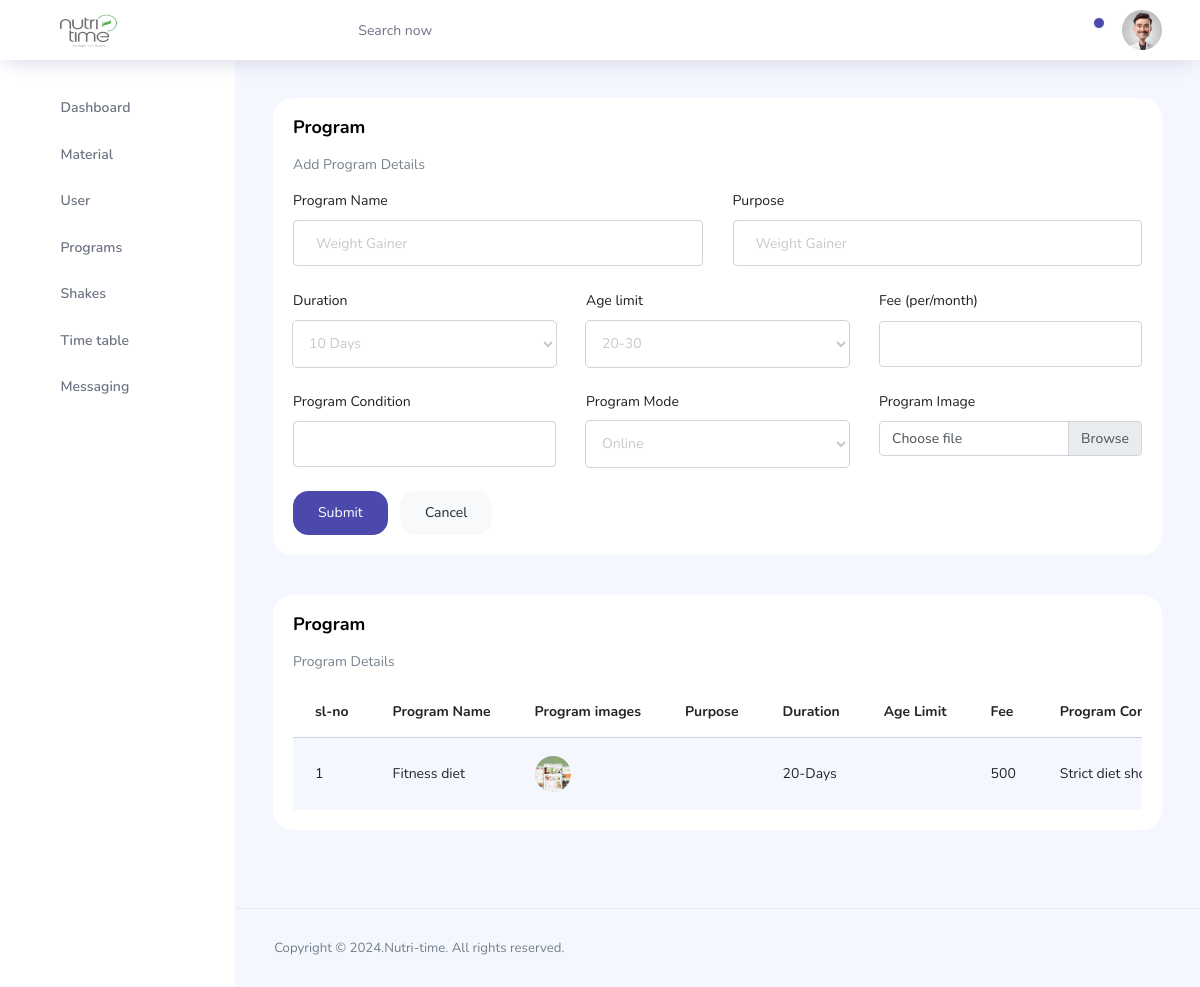
Page /Staff/pages/staff-program.php (signed in) on the earlier database version.
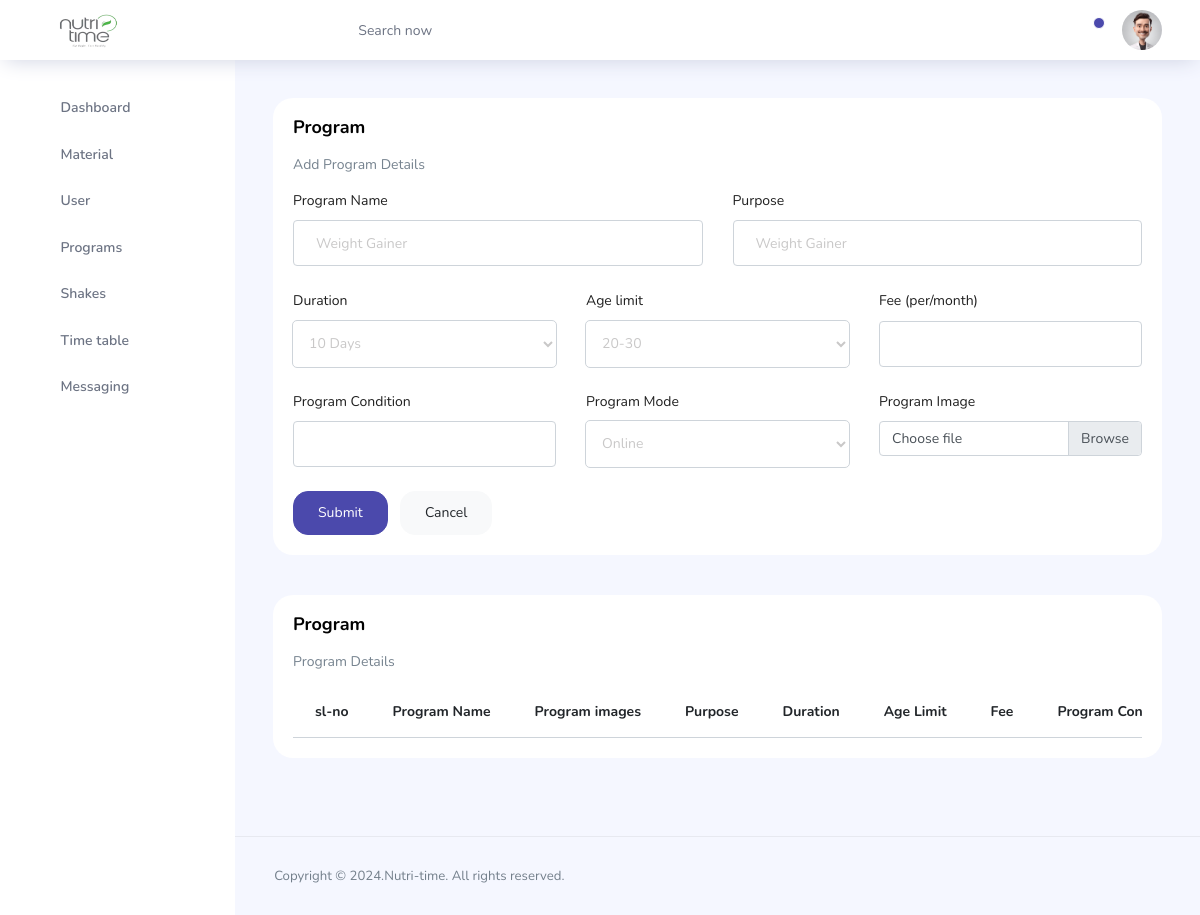
Same page on the later database version.
### tables this page shows
CREATE TABLE `program` (
  `program_id` int(11) NOT NULL,
  `program_name` varchar(50) NOT NULL,
  `program_img` varchar(50) NOT NULL,
  `program_duration` varchar(50) NOT NULL,
  `program_fee` int(20) NOT NULL,
  `program_condition` varchar(50) NOT NULL,
  `program_mode` varchar(50) NOT NULL
);

### Staff/pages/staff-program.php (the view, shortened to what the changed rows need)
<?php
 include './connect.php';
?>
<!DOCTYPE html>
<html lang="en">
<head>
  <link rel="stylesheet" href="../vendors/feather/feather.css">
  <link rel="stylesheet" href="../vendors/ti-icons/css/themify-icons.css">
  <link rel="stylesheet" href="../vendors/css/vendor.bundle.base.css">
  <link rel="stylesheet" href="../css/vertical-layout-light/style.css">
</head>
<body>
  <div class="container-scroller">
<?php
  include './topbar.php';
?>
      <div class="main-panel">
        <div class="content-wrapper">
          <div class="row">
            <div class="col-12 grid-margin stretch-card">
              <div class="card">
                <div class="card-body">
                  <h1 class="card-title">Program</h1>
                </div>
              </div>
            </div>
          <div class="col-lg-12 grid-margin stretch-card">
            <div class="card">
              <div class="card-body">
                <div class="table-responsive">
                  <table class="table table-striped">
                    <thead>
                      <tr>
                        <th>sl-no</th>
                        <th>Program Name</th>
                        <th>Program images</th>
                        <th>Purpose</th>
                        <th>Duration</th>
                        <th>Age Limit</th>
                        <th>Fee</th>
                        <th>Program Conditions</th>
                      </tr>
                    </thead>
<?php
$sql=mysqli_query($conn,"SELECT * FROM program ORDER BY program_id ");
$serialNo = 1;
while($row=mysqli_fetch_assoc($sql))
{
    $pro_name=$row['program_name'];
    $pro_img=$row['program_img'];
    $pro_pur=$row['program_purpose'];
    $pro_dura=$row['program_duration'];
    $pro_age=$row['program_age'];
    $pro_fee=$row['program_fee'];
    $pro_con=$row['program_condition'];
?>
                    <tbody>
                      <tr>
                        <td class="py-1"><?php echo $serialNo++; ?></td>
                        <td><?php echo $pro_name; ?></td>
                        <td><img src="../images/program/<?php echo $pro_img; ?>" alt=""></td>
                        <td><?php echo $pro_pur; ?></td>
                        <td><?php echo $pro_dura; ?></td>
                        <td><?php echo $pro_age; ?></td>
                        <td><?php echo $pro_fee; ?></td>
                        <td><?php echo $pro_con; ?></td>
                      </tr>
                    </tbody>
<?php
}
?>
                  </table>
                </div>
              </div>
            </div>
          </div>
          </div>
        </div>
      </div>
    </div>
  </div>
</body>
</html>

Differences in the rows shown:
removed program: program_name "Fitness diet", program_img (picture), program_duration "20-Days", program_fee "500", program_condition "Strict diet…"
